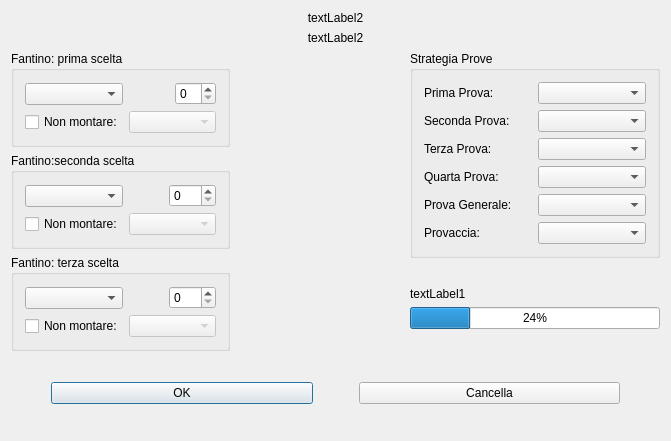
<ui version="4.0" >
 <class>StrategiaProve</class>
 <widget class="QDialog" name="StrategiaProve" >
  <property name="geometry" >
   <rect>
    <x>0</x>
    <y>0</y>
    <width>671</width>
    <height>441</height>
   </rect>
  </property>
  <property name="windowTitle" >
   <string>Strategia Prove</string>
  </property>
  <layout class="QVBoxLayout" >
   <item>
    <layout class="QVBoxLayout" >
     <item>
      <widget class="QLabel" name="contradaLabel" >
       <property name="text" >
        <string>textLabel2</string>
       </property>
       <property name="alignment" >
        <set>Qt::AlignCenter</set>
       </property>
       <property name="wordWrap" >
        <bool>false</bool>
       </property>
      </widget>
     </item>
     <item>
      <widget class="QLabel" name="montaLabel" >
       <property name="text" >
        <string>textLabel2</string>
       </property>
       <property name="alignment" >
        <set>Qt::AlignCenter</set>
       </property>
       <property name="wordWrap" >
        <bool>false</bool>
       </property>
      </widget>
     </item>
     <item>
      <layout class="QHBoxLayout" >
       <item>
        <layout class="QVBoxLayout" >
         <item>
          <widget class="Q3GroupBox" name="scelta1Box" >
           <property name="title" >
            <string>Fantino: prima scelta</string>
           </property>
           <layout class="QHBoxLayout" >
            <item>
             <layout class="QHBoxLayout" >
              <item>
               <layout class="QVBoxLayout" >
                <item>
                 <widget class="QComboBox" name="scelta1Combo" >
                  <property name="duplicatesEnabled" >
                   <bool>false</bool>
                  </property>
                 </widget>
                </item>
                <item>
                 <widget class="QCheckBox" name="scelta1Check" >
                  <property name="text" >
                   <string>Non montare:</string>
                  </property>
                 </widget>
                </item>
               </layout>
              </item>
              <item>
               <layout class="QGridLayout" >
                <item row="1" column="0" colspan="2" >
                 <widget class="QComboBox" name="contrada1Combo" >
                  <property name="enabled" >
                   <bool>false</bool>
                  </property>
                 </widget>
                </item>
                <item row="0" column="1" >
                 <widget class="QSpinBox" name="scelta1Spin" />
                </item>
                <item row="0" column="0" >
                 <spacer>
                  <property name="orientation" >
                   <enum>Qt::Vertical</enum>
                  </property>
                  <property name="sizeType" >
                   <enum>QSizePolicy::Expanding</enum>
                  </property>
                  <property name="sizeHint" >
                   <size>
                    <width>40</width>
                    <height>20</height>
                   </size>
                  </property>
                 </spacer>
                </item>
               </layout>
              </item>
             </layout>
            </item>
           </layout>
          </widget>
         </item>
         <item>
          <widget class="Q3GroupBox" name="scelta2Group" >
           <property name="title" >
            <string>Fantino:seconda scelta</string>
           </property>
           <layout class="QHBoxLayout" >
            <item>
             <layout class="QHBoxLayout" >
              <item>
               <layout class="QVBoxLayout" >
                <item>
                 <widget class="QComboBox" name="scelta2Combo" >
                  <property name="duplicatesEnabled" >
                   <bool>false</bool>
                  </property>
                 </widget>
                </item>
                <item>
                 <widget class="QCheckBox" name="scelta2Check" >
                  <property name="text" >
                   <string>Non montare:</string>
                  </property>
                 </widget>
                </item>
               </layout>
              </item>
              <item>
               <layout class="QVBoxLayout" >
                <item>
                 <layout class="QHBoxLayout" >
                  <item>
                   <spacer>
                    <property name="orientation" >
                     <enum>Qt::Vertical</enum>
                    </property>
                    <property name="sizeType" >
                     <enum>QSizePolicy::Expanding</enum>
                    </property>
                    <property name="sizeHint" >
                     <size>
                      <width>40</width>
                      <height>20</height>
                     </size>
                    </property>
                   </spacer>
                  </item>
                  <item>
                   <widget class="QSpinBox" name="scelta2Spin" />
                  </item>
                 </layout>
                </item>
                <item>
                 <widget class="QComboBox" name="contrada2Combo" >
                  <property name="enabled" >
                   <bool>false</bool>
                  </property>
                 </widget>
                </item>
               </layout>
              </item>
             </layout>
            </item>
           </layout>
          </widget>
         </item>
         <item>
          <widget class="Q3GroupBox" name="scelta3Group" >
           <property name="title" >
            <string>Fantino: terza scelta</string>
           </property>
           <layout class="QHBoxLayout" >
            <item>
             <layout class="QHBoxLayout" >
              <item>
               <layout class="QVBoxLayout" >
                <item>
                 <widget class="QComboBox" name="scelta3Combo" >
                  <property name="duplicatesEnabled" >
                   <bool>false</bool>
                  </property>
                 </widget>
                </item>
                <item>
                 <widget class="QCheckBox" name="scelta3Check" >
                  <property name="text" >
                   <string>Non montare:</string>
                  </property>
                 </widget>
                </item>
               </layout>
              </item>
              <item>
               <layout class="QVBoxLayout" >
                <item>
                 <layout class="QHBoxLayout" >
                  <item>
                   <spacer>
                    <property name="orientation" >
                     <enum>Qt::Vertical</enum>
                    </property>
                    <property name="sizeType" >
                     <enum>QSizePolicy::Expanding</enum>
                    </property>
                    <property name="sizeHint" >
                     <size>
                      <width>40</width>
                      <height>20</height>
                     </size>
                    </property>
                   </spacer>
                  </item>
                  <item>
                   <widget class="QSpinBox" name="scelta3Spin" />
                  </item>
                 </layout>
                </item>
                <item>
                 <widget class="QComboBox" name="contrada3Combo" >
                  <property name="enabled" >
                   <bool>false</bool>
                  </property>
                 </widget>
                </item>
               </layout>
              </item>
             </layout>
            </item>
           </layout>
          </widget>
         </item>
        </layout>
       </item>
       <item>
        <spacer>
         <property name="orientation" >
          <enum>Qt::Vertical</enum>
         </property>
         <property name="sizeType" >
          <enum>QSizePolicy::Expanding</enum>
         </property>
         <property name="sizeHint" >
          <size>
           <width>174</width>
           <height>20</height>
          </size>
         </property>
        </spacer>
       </item>
       <item>
        <layout class="QVBoxLayout" >
         <item>
          <widget class="Q3GroupBox" name="provaBox" >
           <property name="title" >
            <string>Strategia Prove</string>
           </property>
           <layout class="QHBoxLayout" >
            <item>
             <layout class="QHBoxLayout" >
              <item>
               <layout class="QVBoxLayout" >
                <item>
                 <widget class="QLabel" name="primaLabel" >
                  <property name="text" >
                   <string>Prima Prova:</string>
                  </property>
                  <property name="wordWrap" >
                   <bool>false</bool>
                  </property>
                 </widget>
                </item>
                <item>
                 <widget class="QLabel" name="secondaLabel" >
                  <property name="text" >
                   <string>Seconda Prova:</string>
                  </property>
                  <property name="wordWrap" >
                   <bool>false</bool>
                  </property>
                 </widget>
                </item>
                <item>
                 <widget class="QLabel" name="terzaLabel" >
                  <property name="text" >
                   <string>Terza Prova:</string>
                  </property>
                  <property name="wordWrap" >
                   <bool>false</bool>
                  </property>
                 </widget>
                </item>
                <item>
                 <widget class="QLabel" name="quartaLabel" >
                  <property name="text" >
                   <string>Quarta Prova:</string>
                  </property>
                  <property name="wordWrap" >
                   <bool>false</bool>
                  </property>
                 </widget>
                </item>
                <item>
                 <widget class="QLabel" name="generaleLabel" >
                  <property name="text" >
                   <string>Prova Generale:</string>
                  </property>
                  <property name="wordWrap" >
                   <bool>false</bool>
                  </property>
                 </widget>
                </item>
                <item>
                 <widget class="QLabel" name="acciaLabel" >
                  <property name="text" >
                   <string>Provaccia:</string>
                  </property>
                  <property name="wordWrap" >
                   <bool>false</bool>
                  </property>
                 </widget>
                </item>
               </layout>
              </item>
              <item>
               <layout class="QVBoxLayout" >
                <item>
                 <widget class="QComboBox" name="primaCombo" />
                </item>
                <item>
                 <widget class="QComboBox" name="secondaCombo" />
                </item>
                <item>
                 <widget class="QComboBox" name="terzaCombo" />
                </item>
                <item>
                 <widget class="QComboBox" name="quartaCombo" />
                </item>
                <item>
                 <widget class="QComboBox" name="generaleCombo" />
                </item>
                <item>
                 <widget class="QComboBox" name="acciaCombo" />
                </item>
               </layout>
              </item>
             </layout>
            </item>
           </layout>
          </widget>
         </item>
         <item>
          <spacer>
           <property name="orientation" >
            <enum>Qt::Vertical</enum>
           </property>
           <property name="sizeType" >
            <enum>QSizePolicy::Expanding</enum>
           </property>
           <property name="sizeHint" >
            <size>
             <width>20</width>
             <height>20</height>
            </size>
           </property>
          </spacer>
         </item>
         <item>
          <widget class="QLabel" name="cavalloLabel" >
           <property name="text" >
            <string>textLabel1</string>
           </property>
           <property name="wordWrap" >
            <bool>false</bool>
           </property>
          </widget>
         </item>
         <item>
          <widget class="QProgressBar" name="formaBar" >
           <property name="value" >
            <number>24</number>
           </property>
          </widget>
         </item>
         <item>
          <spacer>
           <property name="orientation" >
            <enum>Qt::Vertical</enum>
           </property>
           <property name="sizeType" >
            <enum>QSizePolicy::Expanding</enum>
           </property>
           <property name="sizeHint" >
            <size>
             <width>20</width>
             <height>20</height>
            </size>
           </property>
          </spacer>
         </item>
        </layout>
       </item>
      </layout>
     </item>
     <item>
      <layout class="QHBoxLayout" >
       <item>
        <spacer>
         <property name="orientation" >
          <enum>Qt::Vertical</enum>
         </property>
         <property name="sizeType" >
          <enum>QSizePolicy::Expanding</enum>
         </property>
         <property name="sizeHint" >
          <size>
           <width>40</width>
           <height>20</height>
          </size>
         </property>
        </spacer>
       </item>
       <item>
        <widget class="QPushButton" name="okButton" >
         <property name="text" >
          <string>OK</string>
         </property>
        </widget>
       </item>
       <item>
        <spacer>
         <property name="orientation" >
          <enum>Qt::Vertical</enum>
         </property>
         <property name="sizeType" >
          <enum>QSizePolicy::Expanding</enum>
         </property>
         <property name="sizeHint" >
          <size>
           <width>40</width>
           <height>20</height>
          </size>
         </property>
        </spacer>
       </item>
       <item>
        <widget class="QPushButton" name="cancelButton" >
         <property name="text" >
          <string>Cancella</string>
         </property>
        </widget>
       </item>
       <item>
        <spacer>
         <property name="orientation" >
          <enum>Qt::Vertical</enum>
         </property>
         <property name="sizeType" >
          <enum>QSizePolicy::Expanding</enum>
         </property>
         <property name="sizeHint" >
          <size>
           <width>40</width>
           <height>20</height>
          </size>
         </property>
        </spacer>
       </item>
      </layout>
     </item>
    </layout>
   </item>
  </layout>
 </widget>
 <layoutdefault spacing="6" margin="11" />
 <pixmapfunction>qPixmapFromMimeSource</pixmapfunction>
 <customwidgets>
  <customwidget>
   <class>Q3GroupBox</class>
   <extends>QGroupBox</extends>
   <header>Qt3Support/Q3GroupBox</header>
   <container>1</container>
  </customwidget>
 </customwidgets>
 <includes>
  <include location="local" >barbero.h</include>
 </includes>
 <resources/>
 <connections>
  <connection>
   <sender>okButton</sender>
   <signal>clicked()</signal>
   <receiver>StrategiaProve</receiver>
   <slot>accept()</slot>
   <hints>
    <hint type="sourcelabel" >
     <x>20</x>
     <y>20</y>
    </hint>
    <hint type="destinationlabel" >
     <x>20</x>
     <y>20</y>
    </hint>
   </hints>
  </connection>
  <connection>
   <sender>cancelButton</sender>
   <signal>clicked()</signal>
   <receiver>StrategiaProve</receiver>
   <slot>reject()</slot>
   <hints>
    <hint type="sourcelabel" >
     <x>20</x>
     <y>20</y>
    </hint>
    <hint type="destinationlabel" >
     <x>20</x>
     <y>20</y>
    </hint>
   </hints>
  </connection>
  <connection>
   <sender>scelta1Check</sender>
   <signal>stateChanged(int)</signal>
   <receiver>StrategiaProve</receiver>
   <slot>enableCombo1(int)</slot>
   <hints>
    <hint type="sourcelabel" >
     <x>20</x>
     <y>20</y>
    </hint>
    <hint type="destinationlabel" >
     <x>20</x>
     <y>20</y>
    </hint>
   </hints>
  </connection>
  <connection>
   <sender>scelta2Check</sender>
   <signal>stateChanged(int)</signal>
   <receiver>StrategiaProve</receiver>
   <slot>enableCombo2(int)</slot>
   <hints>
    <hint type="sourcelabel" >
     <x>20</x>
     <y>20</y>
    </hint>
    <hint type="destinationlabel" >
     <x>20</x>
     <y>20</y>
    </hint>
   </hints>
  </connection>
  <connection>
   <sender>scelta3Check</sender>
   <signal>stateChanged(int)</signal>
   <receiver>StrategiaProve</receiver>
   <slot>enableCombo3(int)</slot>
   <hints>
    <hint type="sourcelabel" >
     <x>20</x>
     <y>20</y>
    </hint>
    <hint type="destinationlabel" >
     <x>20</x>
     <y>20</y>
    </hint>
   </hints>
  </connection>
 </connections>
</ui>
